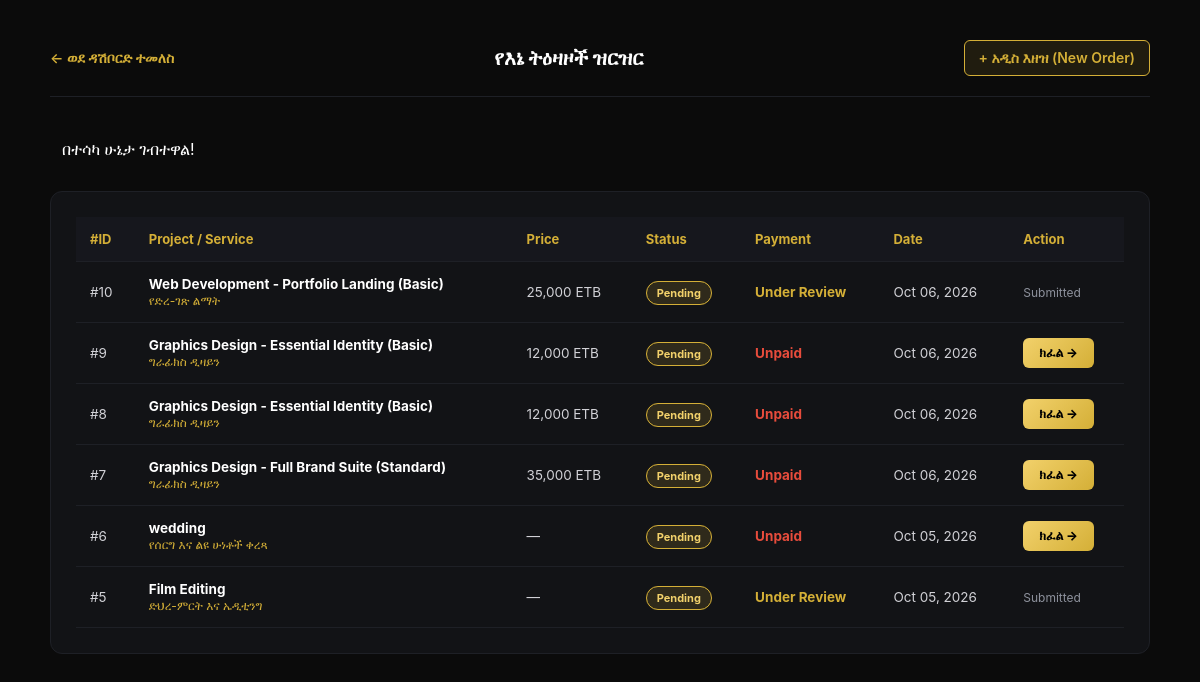
The page /customer/requests.php (signed in) on the database its author committed.
### tables this page shows
CREATE TABLE `service_requests` (
  `request_id` int(11) NOT NULL,
  `customer_id` int(11) NOT NULL,
  `service_id` int(11) NOT NULL,
  `project_title` varchar(180) NOT NULL,
  `description` text DEFAULT NULL,
  `location` varchar(180) DEFAULT NULL,
  `preferred_date` date DEFAULT NULL,
  `budget` decimal(12,2) DEFAULT NULL,
  `attachment` varchar(255) DEFAULT NULL,
  `status` enum('Pending','Reviewed','Quotation Sent','Approved','In Progress','Completed','Rejected') DEFAULT 'Pending',
  `payment_status` enum('Unpaid','Pending_Verification','Paid') DEFAULT 'Unpaid',
  `payment_method` varchar(50) DEFAULT NULL,
  `payment_slip` varchar(255) DEFAULT NULL,
  `payment_reference` varchar(100) DEFAULT NULL,
  `created_at` timestamp NOT NULL DEFAULT current_timestamp()
);

CREATE TABLE `services` (
  `service_id` int(11) NOT NULL,
  `service_name` varchar(150) NOT NULL,
  `service_name_am` varchar(150) DEFAULT NULL,
  `slug` varchar(150) DEFAULT NULL,
  `short_desc` text DEFAULT NULL,
  `short_desc_am` text DEFAULT NULL,
  `icon_class` varchar(50) DEFAULT 'fa-video',
  `description` text DEFAULT NULL,
  `image` varchar(255) DEFAULT NULL,
  `price` decimal(12,2) DEFAULT 0.00,
  `status` tinyint(4) DEFAULT 1,
  `created_at` timestamp NOT NULL DEFAULT current_timestamp()
);

### customer/requests.php (the view, shortened to what this page needs)
<?php
require_once __DIR__ . '/../config/config.php';
$db = db();
$customer_id = (int)($_SESSION['user']['customer_id'] ?? ($_SESSION['user']['user_id'] ?? 0));
$current_lang = $_SESSION['lang'] ?? 'am';
$requests = [];
try {
    $stmt = $db->prepare("
        SELECT r.*, s.service_name, s.service_name_am
        FROM service_requests r
        LEFT JOIN services s ON r.service_id = s.service_id
        WHERE r.customer_id = ?
        ORDER BY r.request_id DESC
    ");
    $stmt->execute([$customer_id]);
    $requests = $stmt->fetchAll();
} catch (Exception $e) {
    $requests = [];
}
?>
<!DOCTYPE html>
<html lang="<?= $current_lang ?>">
<head>
    <link rel="stylesheet" href="https://cdnjs.cloudflare.com/ajax/libs/font-awesome/6.4.0/css/all.min.css">
</head>
<body>
<div class="req-container">
    <div class="top-nav">
        <a href="dashboard.php">← <?= ($current_lang === 'am') ? 'ወደ ዳሽቦርድ ተመለስ' : 'Back to Dashboard' ?></a>
        <h2 style="margin: 0; font-size: 20px; color: #fff;"><?= ($current_lang === 'am') ? 'የእኔ ትዕዛዞች ዝርዝር' : 'My Production Requests' ?></h2>
        <a href="../service_request.php" style="background: rgba(212,175,55,0.1); padding: 8px 14px; border-radius: 6px; border: 1px solid var(--gold); color: var(--gold);">
            + <?= ($current_lang === 'am') ? 'አዲስ እዘዝ (New Order)' : 'New Order' ?>
        </a>
    </div>
    <?php if (function_exists('show_flash')) { show_flash(); } ?>
    <div class="card">
        <table>
            <thead>
                <tr>
                    <th>#ID</th>
                    <th>Project / Service</th>
                    <th>Price</th>
                    <th>Status</th>
                    <th>Payment</th>
                    <th>Date</th>
                    <th>Action</th>
                </tr>
            </thead>
            <tbody>
                <?php if (!empty($requests)): ?>
                    <?php foreach ($requests as $r): ?>
                        <?php
                            $req_id = (int)$r['request_id'];
                            $price = !empty($r['budget']) ? (float)$r['budget'] : (!empty($r['price']) ? (float)$r['price'] : 0);
                            $pay_status = strtolower($r['payment_status'] ?? '');
                            $is_paid = ($pay_status === 'paid' || $pay_status === 'pending_verification');
                        ?>
                        <tr>
                            <td>#<?= $req_id ?></td>
                            <td>
                                <strong style="color: #fff;"><?= htmlspecialchars($r['project_title'] ?? 'Custom Project') ?></strong><br>
                                <span style="font-size: 12px; color: var(--gold);">
                                    <?= htmlspecialchars(($current_lang === 'am' && !empty($r['service_name_am'])) ? $r['service_name_am'] : ($r['service_name'] ?? 'Production')) ?>
                                </span>
                            </td>
                            <td><?= $price > 0 ? number_format($price) . ' ETB' : '—' ?></td>
                            <td><span class="badge"><?= htmlspecialchars($r['status'] ?? 'Pending') ?></span></td>
                            <td>
                                <?php if ($pay_status === 'paid'): ?>
                                    <span style="color: #2ecc71; font-weight: 700;">Paid ✓</span>
                                <?php elseif ($pay_status === 'pending_verification'): ?>
                                    <span style="color: var(--gold); font-weight: 700;">Under Review</span>
                                <?php else: ?>
                                    <span style="color: #e74c3c; font-weight: 700;">Unpaid</span>
                                <?php endif; ?>
                            </td>
                            <td><?= !empty($r['created_at']) ? date('M d, Y', strtotime($r['created_at'])) : '—' ?></td>
                            <td>
                                <?php if (!$is_paid): ?>
                                    <a href="pay.php?id=<?= $req_id ?>" class="btn-pay">
                                        <?= ($current_lang === 'am') ? 'ክፈል' : 'Pay' ?> →
                                    </a>
                                <?php else: ?>
                                    <span style="color: var(--text-muted); font-size: 12px;">Submitted</span>
                                <?php endif; ?>
                            </td>
                        </tr>
                    <?php endforeach; ?>
                <?php endif; ?>
            </tbody>
        </table>
    </div>
</div>
</body>
</html>

### customer/requests.php (style rules this page uses)
:root { --bg-dark: #0B0B0B; --card-dark: #121316; --border-dark: #1E2026; --gold: #D4AF37; --gold-light: #F2D16B; --text-muted: #8E929D; --text-white: #FFFFFF; --green: #2ecc71; --green-bg: rgba(46, 204, 113, 0.12); }
body { background-color: var(--bg-dark); color: var(--text-white); font-family: -apple-system, BlinkMacSystemFont, "Segoe UI", Roboto, sans-serif; margin: 0; padding: 0; }
.req-container { max-width: 1100px; margin: 40px auto 80px; padding: 0 20px; }
.top-nav { display: flex; justify-content: space-between; align-items: center; border-bottom: 1px solid var(--border-dark); padding-bottom: 20px; margin-bottom: 30px; flex-wrap: wrap; gap: 15px; }
.top-nav a { color: var(--gold); text-decoration: none; font-size: 14px; font-weight: 600; }
.card { background: var(--card-dark); border: 1px solid var(--border-dark); border-radius: 12px; padding: 25px; overflow-x: auto; }
table { width: 100%; border-collapse: collapse; text-align: left; }
th { background: #16171D; padding: 14px; font-size: 13px; color: var(--gold); border-bottom: 1px solid var(--border-dark); }
td { padding: 14px; border-bottom: 1px solid var(--border-dark); color: #D1D1D6; font-size: 13.5px; }
.badge { padding: 4px 10px; border-radius: 12px; font-size: 11px; font-weight: 700; background: rgba(212, 175, 55, 0.15); border: 1px solid var(--gold); color: var(--gold-light); }
.btn-pay { padding: 7px 16px; background: linear-gradient(135deg, var(--gold-light), var(--gold)); color: #000; text-decoration: none; border-radius: 6px; font-size: 12.5px; font-weight: 800; display: inline-block; transition: transform 0.2s, box-shadow 0.2s; }

### rows shown on the page
service_requests: request_id "10", project_title "Web Development - Portfolio Landing (Basic)", service.service_name_am "የድረ-ገጽ ልማት", budget "25,000", status "Pending", shows "Under Review", created_at "Oct 06, 2026", shows "Submitted"
service_requests: request_id "9", project_title "Graphics Design - Essential Identity (Basic)", service.service_name_am "ግራፊክስ ዲዛይን", budget "12,000", status "Pending", payment_status "Unpaid", created_at "Oct 06, 2026", shows "ክፈል"
service_requests: request_id "8", project_title "Graphics Design - Essential Identity (Basic)", service.service_name_am "ግራፊክስ ዲዛይን", budget "12,000", status "Pending", payment_status "Unpaid", created_at "Oct 06, 2026", shows "ክፈል"
service_requests: request_id "7", project_title "Graphics Design - Full Brand Suite (Standard)", service.service_name_am "ግራፊክስ ዲዛይን", budget "35,000", status "Pending", payment_status "Unpaid", created_at "Oct 06, 2026", shows "ክፈል"
service_requests: request_id "6", project_title "wedding", service.service_name_am "የሰርግ እና ልዩ ሁነቶች ቀረጻ", status "Pending", payment_status "Unpaid", created_at "Oct 05, 2026", shows "ክፈል"
service_requests: request_id "5", project_title "Film Editing", service.service_name_am "ድህረ-ምርት እና ኤዲቲንግ", status "Pending", shows "Under Review", created_at "Oct 05, 2026", shows "Submitted"

### other values the page prints
$f[1] "በተሳካ ሁኔታ ገብተዋል!"
